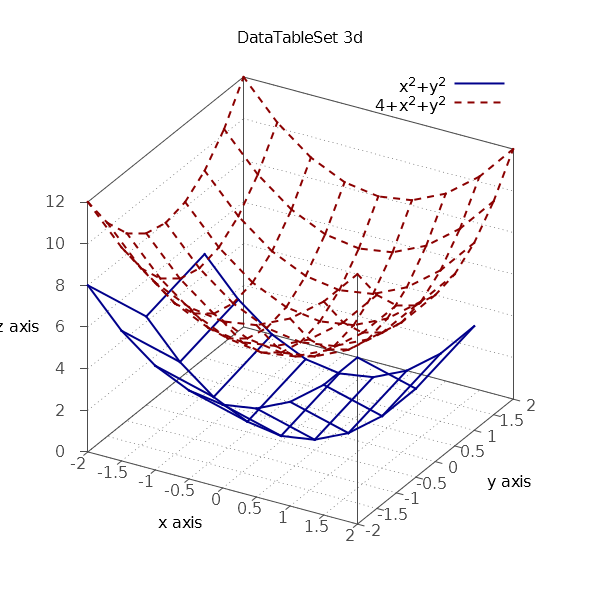

gnuplot code for this plot:
ls(i)=value(sprintf("ls%i",i));lt(i)=value(sprintf("lt%i",i));pt(i)=value(sprintf("pt%i",i));lc(i)=value(sprintf("lc%i",i));
lw=2;ps=1;pi=1;axiscolor='gray30';gridcolor='gray30';clw=1;
lc1='dark-blue';lc2='dark-red';lc3='dark-green';lc4='orange';lc5='dark-pink';lc6='purple';lc7='olive';lc8='slategray';lc9='steelblue';lc10='black';
lt1=1;lt2=2;lt3=3;lt4=4;lt5=5;lt6=6;lt7=7;lt8=8;lt9=9;lt10=10;
pt1=5;pt2=7;pt3=9;pt4=11;pt5=13;pt6=15;pt7=17;pt8=19;pt9=21;pt10=23;
ls1=1;ls2=2;ls3=3;ls4=4;ls5=5;ls6=6;ls7=7;ls8=8;ls9=9;ls10=10;ls11=11;ls12=12;ls13=13;ls14=14;ls15=15;ls16=16;ls17=17;ls18=18;ls19=19;ls20=20;
lw1=lw;lw2=lw;lw3=lw;lw4=lw;lw5=lw;lw6=lw;lw7=lw;lw8=lw;lw9=lw;lw10=lw;
ps1=ps;ps2=ps;ps3=ps;ps4=ps;ps5=ps;ps6=ps;ps7=ps;ps8=ps;ps9=ps;ps10=ps;
pi1=pi;pi2=pi;pi3=pi;pi4=pi;pi5=pi;pi6=pi;pi7=pi;pi8=pi;pi9=pi;pi10=pi;
#Line styles:
set style line 1 lc rgb lc1 lt lt1 lw lw1 ps ps1 pt pt1 pi pi1;
set style line 2 lc rgb lc2 lt lt2 lw lw2 ps ps2 pt pt2 pi pi2;
set style line 3 lc rgb lc3 lt lt3 lw lw3 ps ps3 pt pt3 pi pi3;
set style line 4 lc rgb lc4 lt lt4 lw lw4 ps ps4 pt pt4 pi pi4;
set style line 5 lc rgb lc5 lt lt5 lw lw5 ps ps5 pt pt5 pi pi5;
set style line 6 lc rgb lc6 lt lt6 lw lw6 ps ps6 pt pt6 pi pi6;
set style line 7 lc rgb lc7 lt lt7 lw lw7 ps ps7 pt pt7 pi pi7;
set style line 8 lc rgb lc8 lt lt8 lw lw8 ps ps8 pt pt8 pi pi8;
set style line 9 lc rgb lc9 lt lt9 lw lw9 ps ps9 pt pt9 pi pi9;
set style line 10 lc rgb lc10 lt lt10 lw lw10 ps ps10 pt pt10 pi pi10;
set style line 101 lc rgb axiscolor lt 1 lw 1;
set style line 102 lc rgb gridcolor lt 0 lw 1;
#End common style
set border 1+2+4+8+16+32+64+256+512 back ls 101;
set xtics border out nomirror
set ytics border out nomirror
set ztics border out nomirror
set grid x y z back ls 102;
set xyplane 0;
#Colorbox
#set format cb "%4.1f";
#set colorbox user size .03, .6;
set cbtics scale 0;
set palette negative rgb 21,22,23 #Reverse hot color palette;
#Header start
#set macros;#Enable the use of macros
set terminal wxt size 480,288;#corresponding to the default size of pdf terminal 5in,3in.
set terminal wxt title "plot2";
set xlabel "x axis";
set ylabel "y axis";
set zlabel "z axis";
info1(i)=value(sprintf("info%i",i));
info2(i,j)=value(sprintf("info%i_%i",i,j));
info1="DataTableSet 3d";
info1_1="x^2+y^2";
info1_2="4+x^2+y^2";
#Header end
set title "DataTableSet 3d";
splot for [i=1:2] "-" using 1:2:3 title info2(1,i) w l ls ls(i);
-2.0 -2.0 8.0
-2.0 -0.5 4.25
-2.0 1.0 5.0

-1.5 -2.0 6.25
-1.5 -0.5 2.5
-1.5 1.0 3.25

-1.0 -2.0 5.0
-1.0 -0.5 1.25
-1.0 1.0 2.0

-0.5 -2.0 4.25
-0.5 -0.5 0.5
-0.5 1.0 1.25

0.0 -2.0 4.0
0.0 -0.5 0.25
0.0 1.0 1.0

0.5 -2.0 4.25
0.5 -0.5 0.5
0.5 1.0 1.25

1.0 -2.0 5.0
1.0 -0.5 1.25
1.0 1.0 2.0

1.5 -2.0 6.25
1.5 -0.5 2.5
1.5 1.0 3.25

2.0 -2.0 8.0
2.0 -0.5 4.25
2.0 1.0 5.0
e
-2.0 -2.0 12.0
-2.0 -1.5 10.25
-2.0 -1.0 9.0
-2.0 -0.5 8.25
-2.0 0.0 8.0
-2.0 0.5 8.25
-2.0 1.0 9.0
-2.0 1.5 10.25
-2.0 2.0 12.0

-1.5 -2.0 10.25
-1.5 -1.5 8.5
-1.5 -1.0 7.25
-1.5 -0.5 6.5
-1.5 0.0 6.25
-1.5 0.5 6.5
-1.5 1.0 7.25
-1.5 1.5 8.5
-1.5 2.0 10.25

-1.0 -2.0 9.0
-1.0 -1.5 7.25
-1.0 -1.0 6.0
-1.0 -0.5 5.25
-1.0 0.0 5.0
-1.0 0.5 5.25
-1.0 1.0 6.0
-1.0 1.5 7.25
-1.0 2.0 9.0

-0.5 -2.0 8.25
-0.5 -1.5 6.5
-0.5 -1.0 5.25
-0.5 -0.5 4.5
-0.5 0.0 4.25
-0.5 0.5 4.5
-0.5 1.0 5.25
-0.5 1.5 6.5
-0.5 2.0 8.25

0.0 -2.0 8.0
0.0 -1.5 6.25
0.0 -1.0 5.0
0.0 -0.5 4.25
0.0 0.0 4.0
0.0 0.5 4.25
0.0 1.0 5.0
0.0 1.5 6.25
0.0 2.0 8.0

0.5 -2.0 8.25
0.5 -1.5 6.5
0.5 -1.0 5.25
0.5 -0.5 4.5
0.5 0.0 4.25
0.5 0.5 4.5
0.5 1.0 5.25
0.5 1.5 6.5
0.5 2.0 8.25

1.0 -2.0 9.0
1.0 -1.5 7.25
1.0 -1.0 6.0
1.0 -0.5 5.25
1.0 0.0 5.0
1.0 0.5 5.25
1.0 1.0 6.0
1.0 1.5 7.25
1.0 2.0 9.0

1.5 -2.0 10.25
1.5 -1.5 8.5
1.5 -1.0 7.25
1.5 -0.5 6.5
1.5 0.0 6.25
1.5 0.5 6.5
1.5 1.0 7.25
1.5 1.5 8.5
1.5 2.0 10.25

2.0 -2.0 12.0
2.0 -1.5 10.25
2.0 -1.0 9.0
2.0 -0.5 8.25
2.0 0.0 8.0
2.0 0.5 8.25
2.0 1.0 9.0
2.0 1.5 10.25
2.0 2.0 12.0
e
ls(i)=value(sprintf("ls%i",i));lt(i)=value(sprintf("lt%i",i));pt(i)=value(sprintf("pt%i",i));lc(i)=value(sprintf("lc%i",i));
lw=2;ps=1;pi=1;axiscolor='gray30';gridcolor='gray30';clw=1;
lc1='dark-blue';lc2='dark-red';lc3='dark-green';lc4='orange';lc5='dark-pink';lc6='purple';lc7='olive';lc8='slategray';lc9='steelblue';lc10='black';
lt1=1;lt2=2;lt3=3;lt4=4;lt5=5;lt6=6;lt7=7;lt8=8;lt9=9;lt10=10;
pt1=5;pt2=7;pt3=9;pt4=11;pt5=13;pt6=15;pt7=17;pt8=19;pt9=21;pt10=23;
ls1=1;ls2=2;ls3=3;ls4=4;ls5=5;ls6=6;ls7=7;ls8=8;ls9=9;ls10=10;ls11=11;ls12=12;ls13=13;ls14=14;ls15=15;ls16=16;ls17=17;ls18=18;ls19=19;ls20=20;
lw1=lw;lw2=lw;lw3=lw;lw4=lw;lw5=lw;lw6=lw;lw7=lw;lw8=lw;lw9=lw;lw10=lw;
ps1=ps;ps2=ps;ps3=ps;ps4=ps;ps5=ps;ps6=ps;ps7=ps;ps8=ps;ps9=ps;ps10=ps;
pi1=pi;pi2=pi;pi3=pi;pi4=pi;pi5=pi;pi6=pi;pi7=pi;pi8=pi;pi9=pi;pi10=pi;
#Line styles:
set style line 1 lc rgb lc1 lt lt1 lw lw1 ps ps1 pt pt1 pi pi1;
set style line 2 lc rgb lc2 lt lt2 lw lw2 ps ps2 pt pt2 pi pi2;
set style line 3 lc rgb lc3 lt lt3 lw lw3 ps ps3 pt pt3 pi pi3;
set style line 4 lc rgb lc4 lt lt4 lw lw4 ps ps4 pt pt4 pi pi4;
set style line 5 lc rgb lc5 lt lt5 lw lw5 ps ps5 pt pt5 pi pi5;
set style line 6 lc rgb lc6 lt lt6 lw lw6 ps ps6 pt pt6 pi pi6;
set style line 7 lc rgb lc7 lt lt7 lw lw7 ps ps7 pt pt7 pi pi7;
set style line 8 lc rgb lc8 lt lt8 lw lw8 ps ps8 pt pt8 pi pi8;
set style line 9 lc rgb lc9 lt lt9 lw lw9 ps ps9 pt pt9 pi pi9;
set style line 10 lc rgb lc10 lt lt10 lw lw10 ps ps10 pt pt10 pi pi10;
set style line 101 lc rgb axiscolor lt 1 lw 1;
set style line 102 lc rgb gridcolor lt 0 lw 1;
#End common style
set border 1+2+4+8+16+32+64+256+512 back ls 101;
set xtics border out nomirror
set ytics border out nomirror
set ztics border out nomirror
set grid x y z back ls 102;
set xyplane 0;
#Colorbox
#set format cb "%4.1f";
#set colorbox user size .03, .6;
set cbtics scale 0;
set palette negative rgb 21,22,23 #Reverse hot color palette;
#Header start
#set macros;#Enable the use of macros
set terminal wxt size 480,288;#corresponding to the default size of pdf terminal 5in,3in.
set terminal wxt title "plot2";
set xlabel "x axis";
set ylabel "y axis";
set zlabel "z axis";
info1(i)=value(sprintf("info%i",i));
info2(i,j)=value(sprintf("info%i_%i",i,j));
info1="DataTableSet 3d";
info1_1="x^2+y^2";
info1_2="4+x^2+y^2";
#Header end
set title "DataTableSet 3d";
splot for [i=1:2] "-" using 1:2:3 title info2(1,i) w l ls ls(i);
-2.0 -2.0 8.0
-2.0 -0.5 4.25
-2.0 1.0 5.0

-1.5 -2.0 6.25
-1.5 -0.5 2.5
-1.5 1.0 3.25

-1.0 -2.0 5.0
-1.0 -0.5 1.25
-1.0 1.0 2.0

-0.5 -2.0 4.25
-0.5 -0.5 0.5
-0.5 1.0 1.25

0.0 -2.0 4.0
0.0 -0.5 0.25
0.0 1.0 1.0

0.5 -2.0 4.25
0.5 -0.5 0.5
0.5 1.0 1.25

1.0 -2.0 5.0
1.0 -0.5 1.25
1.0 1.0 2.0

1.5 -2.0 6.25
1.5 -0.5 2.5
1.5 1.0 3.25

2.0 -2.0 8.0
2.0 -0.5 4.25
2.0 1.0 5.0
e
-2.0 -2.0 12.0
-2.0 -1.5 10.25
-2.0 -1.0 9.0
-2.0 -0.5 8.25
-2.0 0.0 8.0
-2.0 0.5 8.25
-2.0 1.0 9.0
-2.0 1.5 10.25
-2.0 2.0 12.0

-1.5 -2.0 10.25
-1.5 -1.5 8.5
-1.5 -1.0 7.25
-1.5 -0.5 6.5
-1.5 0.0 6.25
-1.5 0.5 6.5
-1.5 1.0 7.25
-1.5 1.5 8.5
-1.5 2.0 10.25

-1.0 -2.0 9.0
-1.0 -1.5 7.25
-1.0 -1.0 6.0
-1.0 -0.5 5.25
-1.0 0.0 5.0
-1.0 0.5 5.25
-1.0 1.0 6.0
-1.0 1.5 7.25
-1.0 2.0 9.0

-0.5 -2.0 8.25
-0.5 -1.5 6.5
-0.5 -1.0 5.25
-0.5 -0.5 4.5
-0.5 0.0 4.25
-0.5 0.5 4.5
-0.5 1.0 5.25
-0.5 1.5 6.5
-0.5 2.0 8.25

0.0 -2.0 8.0
0.0 -1.5 6.25
0.0 -1.0 5.0
0.0 -0.5 4.25
0.0 0.0 4.0
0.0 0.5 4.25
0.0 1.0 5.0
0.0 1.5 6.25
0.0 2.0 8.0

0.5 -2.0 8.25
0.5 -1.5 6.5
0.5 -1.0 5.25
0.5 -0.5 4.5
0.5 0.0 4.25
0.5 0.5 4.5
0.5 1.0 5.25
0.5 1.5 6.5
0.5 2.0 8.25

1.0 -2.0 9.0
1.0 -1.5 7.25
1.0 -1.0 6.0
1.0 -0.5 5.25
1.0 0.0 5.0
1.0 0.5 5.25
1.0 1.0 6.0
1.0 1.5 7.25
1.0 2.0 9.0

1.5 -2.0 10.25
1.5 -1.5 8.5
1.5 -1.0 7.25
1.5 -0.5 6.5
1.5 0.0 6.25
1.5 0.5 6.5
1.5 1.0 7.25
1.5 1.5 8.5
1.5 2.0 10.25

2.0 -2.0 12.0
2.0 -1.5 10.25
2.0 -1.0 9.0
2.0 -0.5 8.25
2.0 0.0 8.0
2.0 0.5 8.25
2.0 1.0 9.0
2.0 1.5 10.25
2.0 2.0 12.0
e
